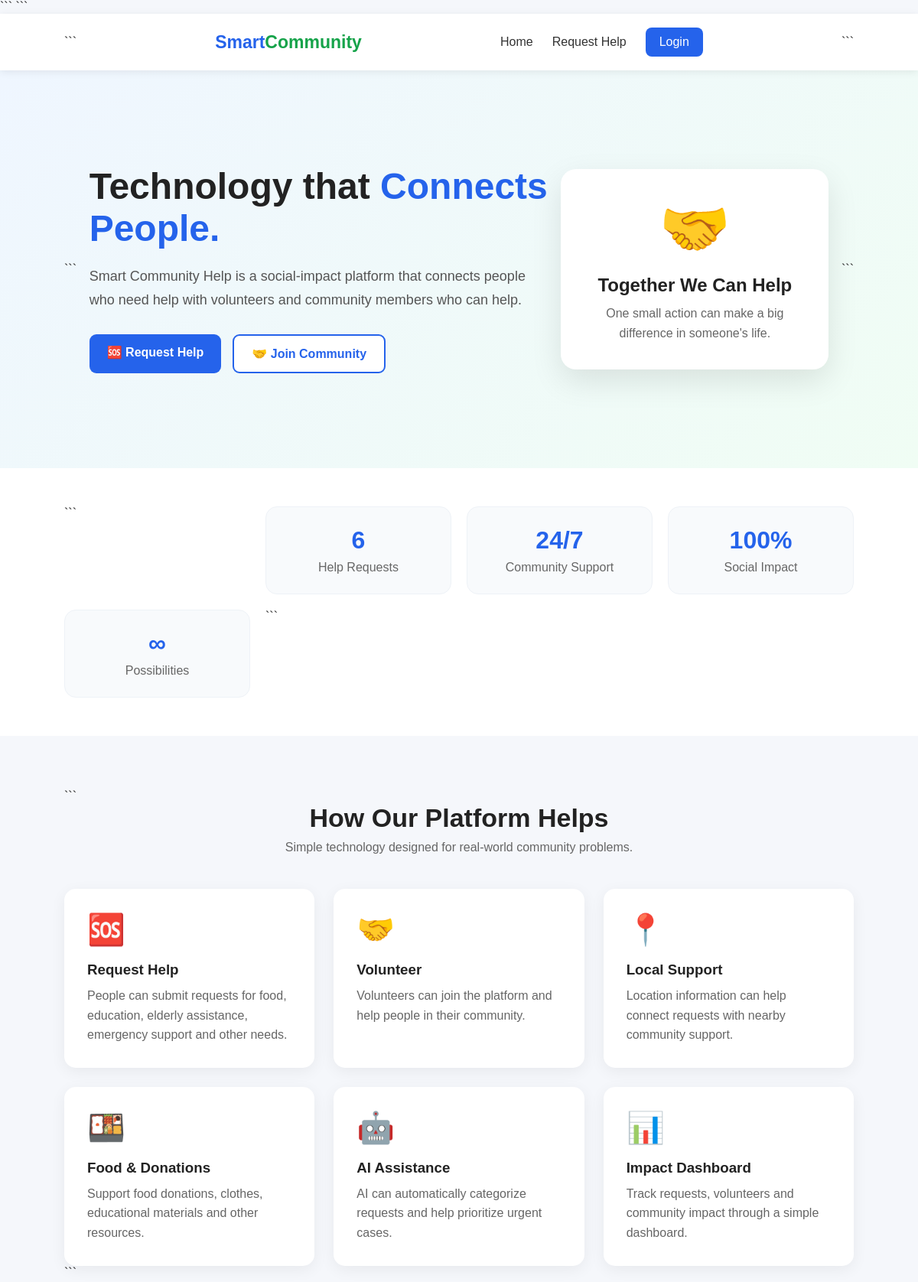
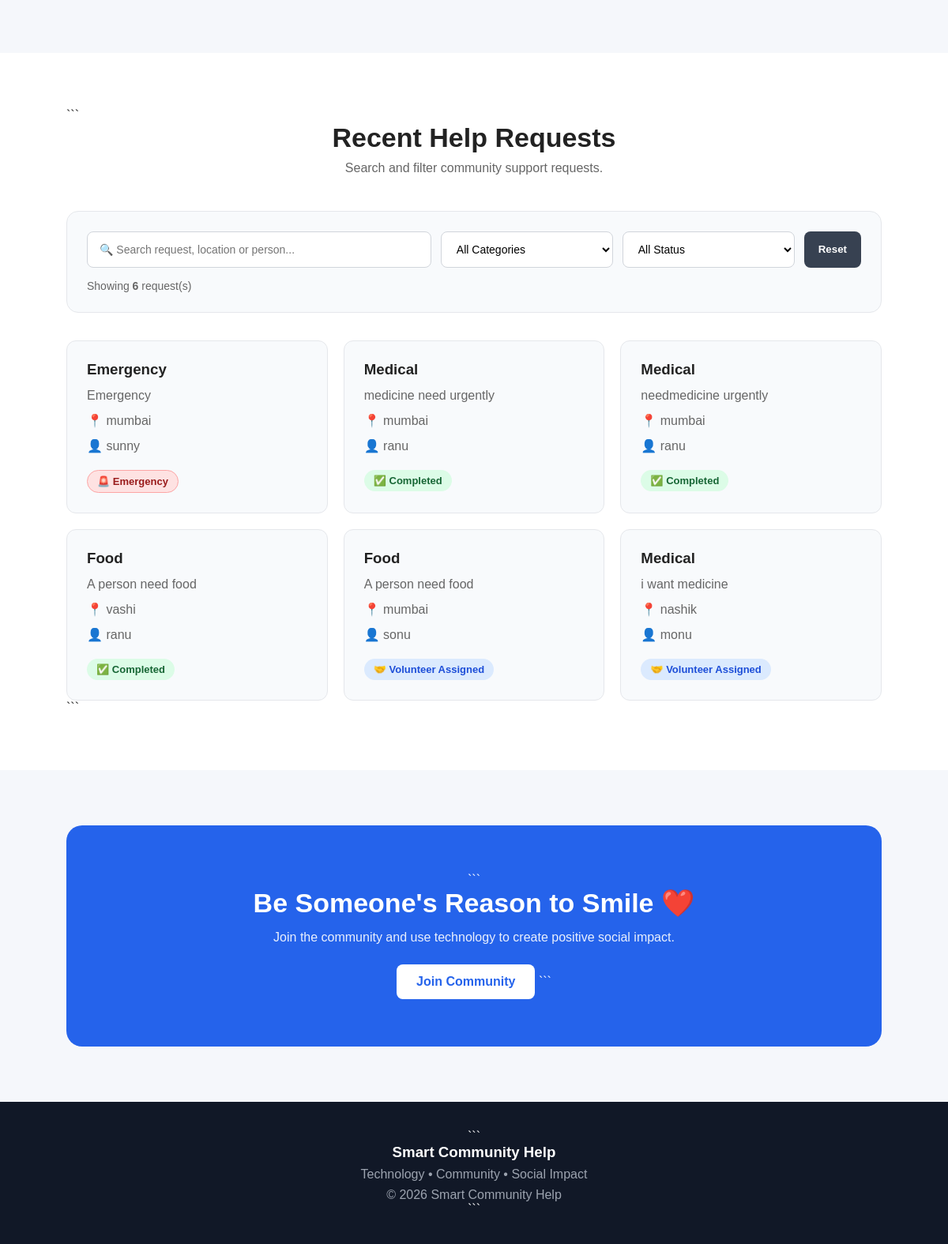
The page / on the database its author committed (2 pictures, top to bottom).
### tables this page shows
CREATE TABLE help_requests (
            id INTEGER PRIMARY KEY AUTOINCREMENT,
            user_id INTEGER,
            category TEXT NOT NULL,
            description TEXT NOT NULL,
            location TEXT NOT NULL,
            status TEXT DEFAULT 'Pending',
            volunteer_id INTEGER
        );

CREATE TABLE users (
            id INTEGER PRIMARY KEY AUTOINCREMENT,
            name TEXT NOT NULL,
            email TEXT UNIQUE NOT NULL,
            password TEXT NOT NULL,
            role TEXT NOT NULL
        );

### app.py (the view)
@app.route("/")
def home():
    conn = get_db()
    requests_data = conn.execute("""
        SELECT
            help_requests.*,
            users.name
        FROM help_requests
        LEFT JOIN users
        ON help_requests.user_id = users.id
        ORDER BY help_requests.id DESC
    """).fetchall()
    conn.close()
    return render_template(
        "index.html",
        requests=requests_data
    )

### app.py (called while the page is built)
def get_db():
    conn = sqlite3.connect(DATABASE)
    conn.row_factory = sqlite3.Row
    return conn

### templates/index.html (shortened to what this page needs)
<!DOCTYPE html>
<html lang="en">
<head>
```
</head>
<body>
<nav>
```
<div class="logo">
    Smart<span>Community</span>
</div>
<div class="nav-links">
    <a href="/">Home</a>
    <a href="/request-help">Request Help</a>
    {% if session.get("user_id") %}
        <a href="/dashboard">Dashboard</a>
        <a href="/logout" class="login-btn">
            Logout
        </a>
    {% else %}
        <a href="/login" class="login-btn">
            Login
        </a>
    {% endif %}
</div>
```
</nav>
<section class="hero">
```
<div class="hero-text">
    <h1>
        Technology that
        <span>Connects People.</span>
    </h1>
    <p>
        Smart Community Help is a social-impact platform
        that connects people who need help with volunteers
        and community members who can help.
    </p>
    <div class="hero-buttons">
        <a href="/request-help" class="primary-btn">
            🆘 Request Help
        </a>
        <a href="/register" class="secondary-btn">
            🤝 Join Community
        </a>
    </div>
</div>
<div class="hero-card">
    <div class="hero-icon">
        🤝
    </div>
    <h2>Together We Can Help</h2>
    <p>
        One small action can make a big difference
        in someone's life.
    </p>
</div>
```
</section>
<section class="stats">
```
<div class="stat-card">
    <h2>{{ requests|length }}</h2>
    <p>Help Requests</p>
</div>
<div class="stat-card">
    <h2>24/7</h2>
    <p>Community Support</p>
</div>
<div class="stat-card">
    <h2>100%</h2>
    <p>Social Impact</p>
</div>
<div class="stat-card">
    <h2>∞</h2>
    <p>Possibilities</p>
</div>
```
</section>
<section class="features">
```
<div class="section-title">
    <h2>How Our Platform Helps</h2>
    <p>
        Simple technology designed for real-world community problems.
    </p>
</div>
<div class="feature-grid">
    <div class="feature-card">
        <div class="feature-icon">🆘</div>
        <h3>Request Help</h3>
        <p>
            People can submit requests for food,
            education, elderly assistance, emergency
            support and other needs.
        </p>
    </div>
    <div class="feature-card">
        <div class="feature-icon">🤝</div>
        <h3>Volunteer</h3>
        <p>
            Volunteers can join the platform and
            help people in their community.
        </p>
    </div>
    <div class="feature-card">
        <div class="feature-icon">📍</div>
        <h3>Local Support</h3>
        <p>
            Location information can help connect
            requests with nearby community support.
        </p>
    </div>
    <div class="feature-card">
        <div class="feature-icon">🍱</div>
        <h3>Food & Donations</h3>
        <p>
            Support food donations, clothes,
            educational materials and other resources.
        </p>
    </div>
    <div class="feature-card">
        <div class="feature-icon">🤖</div>
        <h3>AI Assistance</h3>
        <p>
            AI can automatically categorize requests
            and help prioritize urgent cases.
        </p>
    </div>
    <div class="feature-card">
        <div class="feature-icon">📊</div>
        <h3>Impact Dashboard</h3>
        <p>
            Track requests, volunteers and community
            impact through a simple dashboard.
        </p>
    </div>
</div>
```
</section>
<section class="requests">
```
<div class="section-title">
    <h2>Recent Help Requests</h2>
    <p>
        Search and filter community support requests.
    </p>
</div>
<div class="filter-box">
    <div class="filter-row">
        <input
            type="text"
            id="searchInput"
            class="filter-input"
            placeholder="🔍 Search request, location or person..."
        >
        <select id="categoryFilter" class="filter-select">
            <option value="all">
                All Categories
            </option>
        </select>
        <select id="statusFilter" class="filter-select">
            <option value="all">
                All Status
            </option>
        </select>
        <button
            type="button"
            class="reset-btn"
            onclick="resetFilters()"
        >
            Reset
        </button>
    </div>
    <div class="result-count">
        Showing <strong id="resultCount">{{ requests|length }}</strong>
        request(s)
    </div>
</div>
<div class="request-grid" id="requestGrid">
    {% if requests %}
        {% for item in requests %}
            <div
                class="request-card"
                data-category="{{ item['category'] }}"
                data-status="{{ item['status'] }}"
                data-search="{{ (item['description'] ~ ' ' ~ item['location'] ~ ' ' ~ (item['name'] or 'Community Member') ~ ' ' ~ item['category'])|lower }}"
            >
                <h3>
                    {{ item["category"] }}
                </h3>
                <p>
                    {{ item["description"] }}
                </p>
                <p>
                    📍 {{ item["location"] }}
                </p>
                <p>
                    👤 {{ item["name"] or "Community Member" }}
                </p>
                {% if item["category"] == "Emergency" %}
                    <span class="status status-emergency">
                        🚨 Emergency
                    </span>
                {% elif item["status"] == "Pending" %}
                    <span class="status status-pending">
                        ⏳ Pending
                    </span>
                {% elif item["status"] == "Volunteer Assigned" %}
                    <span class="status status-assigned">
                        🤝 Volunteer Assigned
                    </span>
                {% elif item["status"] == "Completed" %}
                    <span class="status status-completed">
                        ✅ Completed
                    </span>
                {% endif %}
            </div>
        {% endfor %}
    {% endif %}
</div>
```
</section>
<section class="cta">
```
<h2>Be Someone's Reason to Smile ❤️</h2>
<p>
    Join the community and use technology
    to create positive social impact.
</p>
<a href="/register">
    Join Community
</a>
```
</section>
<footer>
```
<h3>Smart Community Help</h3>
<p>
    Technology • Community • Social Impact
</p>
<p>
    © 2026 Smart Community Help
</p>
```
</footer>
</body>
</html>

### templates/index.html (style rules this page uses)
* { margin: 0; padding: 0; box-sizing: border-box; font-family: Arial, sans-serif; }
body { background: #f5f7fb; color: #222; }
nav { background: white; padding: 18px 7%; display: flex; justify-content: space-between; align-items: center; box-shadow: 0 2px 10px rgba(0,0,0,0.08); position: sticky; top: 0; z-index: 100; }
.logo { font-size: 23px; font-weight: bold; color: #2563eb; }
.logo span { color: #16a34a; }
.nav-links { display: flex; gap: 25px; align-items: center; }
.nav-links a { text-decoration: none; color: #333; font-weight: 500; }
.login-btn { background: #2563eb; color: white !important; padding: 10px 18px; border-radius: 8px; }
.hero { min-height: 520px; display: flex; align-items: center; justify-content: space-between; padding: 70px 7%; background: linear-gradient(135deg, #eff6ff, #f0fdf4); }
.hero-text { max-width: 600px; }
.hero-text h1 { font-size: 48px; line-height: 1.15; margin-bottom: 20px; }
.hero-text h1 span { color: #2563eb; }
.hero-text p { font-size: 18px; line-height: 1.7; color: #555; margin-bottom: 30px; }
.hero-buttons { display: flex; gap: 15px; flex-wrap: wrap; }
.primary-btn, .secondary-btn { padding: 14px 23px; border-radius: 9px; text-decoration: none; font-weight: bold; display: inline-block; }
.primary-btn { background: #2563eb; color: white; }
.secondary-btn { border: 2px solid #2563eb; color: #2563eb; background: white; }
.hero-card { width: 350px; background: white; padding: 35px; border-radius: 20px; box-shadow: 0 15px 40px rgba(0,0,0,0.1); text-align: center; }
.hero-icon { font-size: 75px; margin-bottom: 15px; }
.hero-card h2 { margin-bottom: 10px; }
.hero-card p { color: #666; line-height: 1.6; }
.stats { padding: 50px 7%; display: grid; grid-template-columns: repeat(4, 1fr); gap: 20px; background: white; }
.stat-card { text-align: center; padding: 25px; border-radius: 15px; background: #f8fafc; border: 1px solid #eef2f7; }
.stat-card h2 { font-size: 32px; color: #2563eb; margin-bottom: 8px; }
.stat-card p { color: #666; }
.features { padding: 70px 7%; }
.section-title { text-align: center; margin-bottom: 45px; }
.section-title h2 { font-size: 34px; margin-bottom: 10px; }
.section-title p { color: #666; }
.feature-grid { display: grid; grid-template-columns: repeat(3, 1fr); gap: 25px; }
.feature-card { background: white; padding: 30px; border-radius: 15px; box-shadow: 0 5px 20px rgba(0,0,0,0.06); transition: 0.3s; }
.feature-icon { font-size: 40px; margin-bottom: 18px; }
.feature-card h3 { margin-bottom: 10px; }
.feature-card p { color: #666; line-height: 1.6; }
.requests { padding: 70px 7%; background: white; }
.filter-box { background: #f8fafc; padding: 25px; border-radius: 15px; margin-bottom: 35px; border: 1px solid #e5e7eb; }
.filter-row { display: grid; grid-template-columns: 2fr 1fr 1fr auto; gap: 12px; }
.filter-input, .filter-select { width: 100%; padding: 13px 15px; border: 1px solid #d1d5db; border-radius: 8px; background: white; font-size: 14px; outline: none; }
.reset-btn { padding: 13px 18px; border: none; border-radius: 8px; background: #374151; color: white; cursor: pointer; font-weight: bold; }
.result-count { margin-top: 15px; color: #666; font-size: 14px; }
.request-grid { display: grid; grid-template-columns: repeat(3, 1fr); gap: 20px; }
.request-card { background: #f8fafc; border: 1px solid #e5e7eb; padding: 25px; border-radius: 12px; transition: 0.3s; }
.request-card h3 { margin-bottom: 10px; }
.request-card p { color: #666; margin-bottom: 8px; line-height: 1.5; }
.status { display: inline-block; margin-top: 10px; padding: 6px 12px; border-radius: 20px; font-size: 13px; font-weight: bold; }
.status-assigned { background: #dbeafe; color: #1d4ed8; }
.status-completed { background: #dcfce7; color: #166534; }
.status-emergency { background: #fee2e2; color: #991b1b; border: 1px solid #fca5a5; }
.cta { margin: 70px 7%; padding: 60px 30px; background: #2563eb; color: white; border-radius: 20px; text-align: center; }
.cta h2 { font-size: 34px; margin-bottom: 15px; }
.cta p { margin-bottom: 25px; opacity: 0.9; }
.cta a { display: inline-block; padding: 13px 25px; background: white; color: #2563eb; text-decoration: none; border-radius: 8px; font-weight: bold; }
footer { background: #111827; color: white; padding: 35px 7%; text-align: center; }
footer p { color: #9ca3af; margin-top: 8px; }

### rows shown on the page
help_requests: category "Emergency", description "Emergency", location "mumbai", name "sunny", shows "🚨 Emergency"
help_requests: category "Medical", description "medicine need urgently", location "mumbai", name "ranu", status "✅ Completed"
help_requests: category "Medical", description "needmedicine urgently", location "mumbai", name "ranu", status "✅ Completed"
help_requests: category "Food", description "A person need food", location "vashi", name "ranu", status "✅ Completed"
help_requests: category "Food", description "A person need food", location "mumbai", name "sonu", shows "🤝 Volunteer Assigned"
help_requests: category "Medical", description "i want medicine", location "nashik", name "monu", shows "🤝 Volunteer Assigned"

### other values the page prints
{{ requests|length }} "6"
